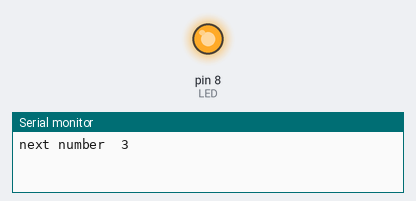
A sketch run on a simulated Arduino Uno, built with avr-gcc and run on an emulated ATmega328P. On the bench: output pins drawn as LEDs (lit = HIGH), the last lines printed to the serial monitor.

Above: at 0.2 s.
At 2.7 s:
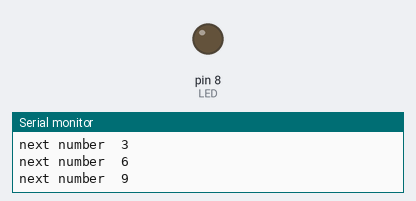
Timing chart, 0 to 3.0 s (numbered marks = the images above):
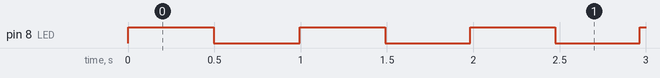

The sketch:

built_in_led.ino
```cpp
int LED = 8;
int counter = 0;
void setup() {
  //put your setup code here, to run once:
  pinMode(LED, OUTPUT);
  Serial.begin(9600);
}

void loop() {
  //put your main code here, to run repeatedly:
  counter = counter + 3;
  Serial.print("next number  ");
  Serial.println(counter);
  digitalWrite(LED,HIGH);
  delay(500-counter);
  digitalWrite(LED,LOW);
  delay(500-counter);
}
```

Measured:
- by itself, pin 8 (LED): repeats every 0.99 s: LOW 0.50 s, HIGH 0.49 s, until it stays HIGH from 82.9 s
